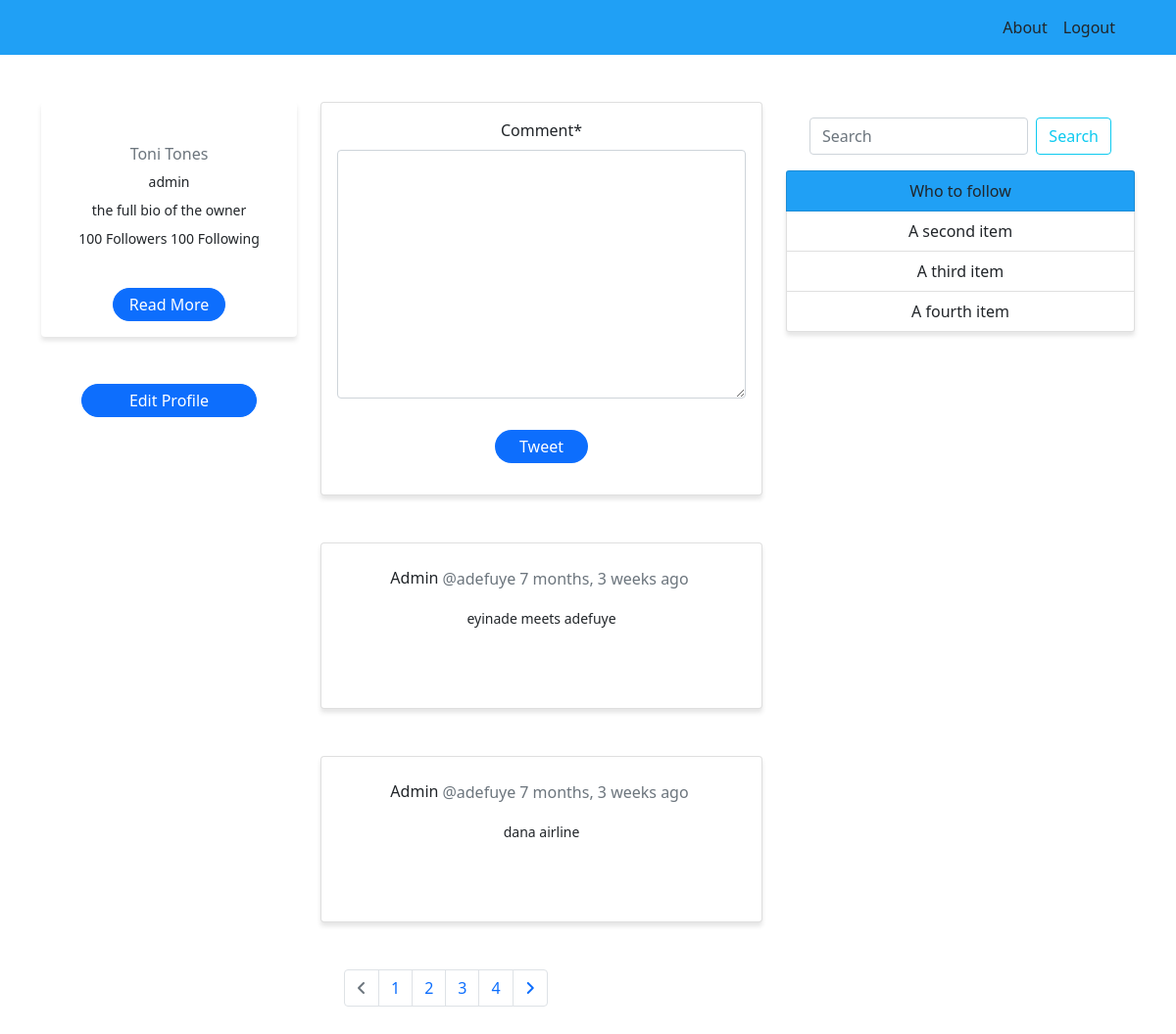
Page /myform/ (signed in) on the committed database.
### blog/models.py (models this page shows)
class TwitterProfile(models.Model):
    comment = models.TextField()
    date_created = models.DateTimeField(auto_now_add=True)
    user = models.ForeignKey(User, on_delete=models.CASCADE)

### blog/views.py (the view)
# urls.py: path('myform/', myform, name='blog-myform'),
@login_required
def myform(request):
    twitterprofiles = TwitterProfile.objects.all().order_by('-id')
    paginator = Paginator(twitterprofiles, 2)
    page = request.GET.get('page')
    paged_post = paginator.get_page(page)
    form = TwitterProfileForm(request.POST)
    if request.method == 'POST':
        form = TwitterProfileForm(request.POST)
        if form.is_valid():
            instance = form.save(commit=False)
            instance.user = request.user
            instance.save()
            return redirect('blog-myform')
        else:
            form = TwitterProfileForm()
    else:
        form = TwitterProfileForm()
    context = {
        'profiles': paged_post,
        'form':form
    }
    return render(request, 'blog/myform.html', context)

### blog/forms.py
class TwitterProfileForm(forms.ModelForm):
    class Meta():
        model = TwitterProfile
        fields = ('comment',)

### blog/templates/blog/myform.html (shortened to what this page needs)
<!doctype html>
<html lang="en">
  <head>
    <link href="https://cdn.jsdelivr.net/npm/bootstrap@5.1.3/dist/css/bootstrap.min.css" rel="stylesheet">
    <link rel="stylesheet" href="https://cdnjs.cloudflare.com/ajax/libs/font-awesome/6.1.2/css/all.min.css">
  </head>
  <body>
    {% load crispy_forms_tags %}
    {% load humanize %}
    <nav style="background-color: #20a0f5;">
        <div class="container">
            <nav class="navbar navbar-expand-lg navbar-dark">
                <div class="container-fluid">
                  <div class="collapse navbar-collapse" id="navbarNav">
                    <ul class="navbar-nav ms-auto">
                      <li class="nav-item">
                        <a class="nav-link text-dark" href="{%url 'blog-about'%}">About</a>
                      </li>
                      {% if request.user.is_authenticated %}
                      <li class="nav-item">
                        <a class="nav-link text-dark" href="{%url 'logout-page'%}">Logout</a>
                      </li>
                      {% endif %}
                    </ul>
                  </div>
                </div>
              </nav>
        </div>
    </nav>
    <main>
        <div class="container">
            <div class="row my-5 gx-4">
                <div class="col-md-3 col-12">
                    <div class="col">
                        <div class="card border-0">
                            <div class="card-body text-center">
                                <div class="col">
                                </div>
                              <h6 class="card-subtitle mb-2 text-muted">Toni Tones</h6>
                              <small class="card-text d-block my-2">admin</small>
                              <small class="card-text d-block my-2">the full bio of the owner</small>
                              <small class="card-text d-block my-2">100 Followers   100 Following</small>
                            </div>
                            <div class="col text-center">
                                <a href="" class="btn btn-primary text-white px-3 py-1 my-3 rounded-pill">Read More</a>
                            </div>
                        </div>
                        <div class="col d-flex justify-content-center my-5">
                            <a href="" class="btn btn-primary text-white px-5 py-1 rounded-pill">Edit Profile</a>
                        </div>
                    </div>
                </div>
                <div class="col-md-5 col-12">
                    <div class="col">
                        <div class="card text-center">
                            <div class="card-body">
                                <form action="" method="POST">
                                    {{form |crispy}}
                                    <input type="submit" value="Tweet" class="btn rounded-pill bg-primary text-white px-4 py-1 my-3">
                                </form>
                            </div>
                          </div>
                    </div>
                    {% for profile in profiles%}
                    <div class="col my-5">
                        <div class="card" style="height: 170px;">
                            <div class="card-body text-center">
                              <aside class="col alignment my-2">
                                <h6 class="card-title me-1">{{profile.user |capfirst}}</h6>
                                <p class="card-title me-1 text-muted">@{{profile.user.last_name |lower}}</p>
                                <p class="card-title me-1 text-muted">{{profile.date_created |naturaltime}}</p>
                              </aside>
                              <small class="card-text">{{profile.comment |lower |truncatechars:40}}</small>
                            </div>
                            <div class="section text-center mb-2">
                              <a href="" class="text-decoration-none text-dark px-4">
                              </a>
                              <a href="" class="text-decoration-none text-dark px-4" data-bs-toggle="modal" data-bs-target="#example">
                              </a>
                            </div>
                          </div>
                    </div>
                    {%endfor%}
                    <div class="container text-center">
                      <div class="pagination-box p-box-2 text-center">
                        <nav aria-label="Page navigation example">
                            {% if profiles.has_other_pages %}
                            <ul class="pagination">
                                {% if profiles.has_previous %}
                                <li class="page-item bg-warning">
                                    <a class="page-link" href="?page={{profiles.previous_page_number}}"><i
                                        class="fa fa-angle-left"></i>
                                    </a>
                                </li>
                                {% else %}
                                <li class="page-item disabled">
                                    <a class="page-link"><i class="fa fa-angle-left"></i></a>
                                </li>
                                {% endif %}
                                {% for i in profiles.paginator.page_range %}
                                {% if profiles.number == i %}
                                <li class="page-item"><a class="page-link active" href="#">{{ i }}</a></li>
                                {% else %}
                                <li class="page-item"><a class="page-link" href="?page={{i}}">{{ i }}</a></li>
                                {% endif %}
                                {% endfor %}
                                {% if profiles.has_next %}
                                <li class="page-item">
                                    <a class="page-link" href="?page={{profiles.next_page_number}}"><i
                                      class="fa fa-angle-right"></i>
                                    </a>
                                </li>
                                {% else %}
                                <li class="page-item disabled">
                                    <a class="page-link"><i class="fa fa-angle-right"></i></a>
                                </li>
                                {% endif %}
                            </ul>
                            {% endif %}
                        </nav>
                    </div>
                  </div>
                </div>
                <div class="col-md-4 col-12">
                  <div class="container my-3">
                    <form class="d-flex" method="GET" action="{% url 'search' %}">
                      <input class="form-control me-2" type="search" name="keyword" placeholder="Search" aria-label="Search">
                      <button class="btn btn-outline-info" type="submit">Search</button>
                    </form>
                  </div>
                    <div class="col">
                        <div class="card border-0 text-center">
                            <ul class="list-group">
                                <li class="list-group-item" style="background-color: #20a0f5;" aria-current="true">Who to follow</li>
                                <li class="list-group-item">A second item</li>
                                <li class="list-group-item">A third item</li>
                                <li class="list-group-item">A fourth item</li>
                              </ul>
                        </div>
                    </div>
                </div>
            </div>
        </div>
    </main>
  </body>
</html>

### blog/templates/blog/myform.html (style rules this page uses)
.card { box-shadow: 0 4px 4px 0 rgba(128, 128, 128, 0.201) !important; }
.alignment { display: flex !important; justify-content: center !important; align-items: center !important; }

### rows in the picture
TwitterProfile: user "Admin", user.last_name "adefuye", date_created "7 months, 3 weeks ago", comment "eyinade meets adefuye"
TwitterProfile: user "Admin", user.last_name "adefuye", date_created "7 months, 3 weeks ago", comment "dana airline"

### other values in the picture
{{ i }} "1"
{{ i }} "2" "3" "4"
